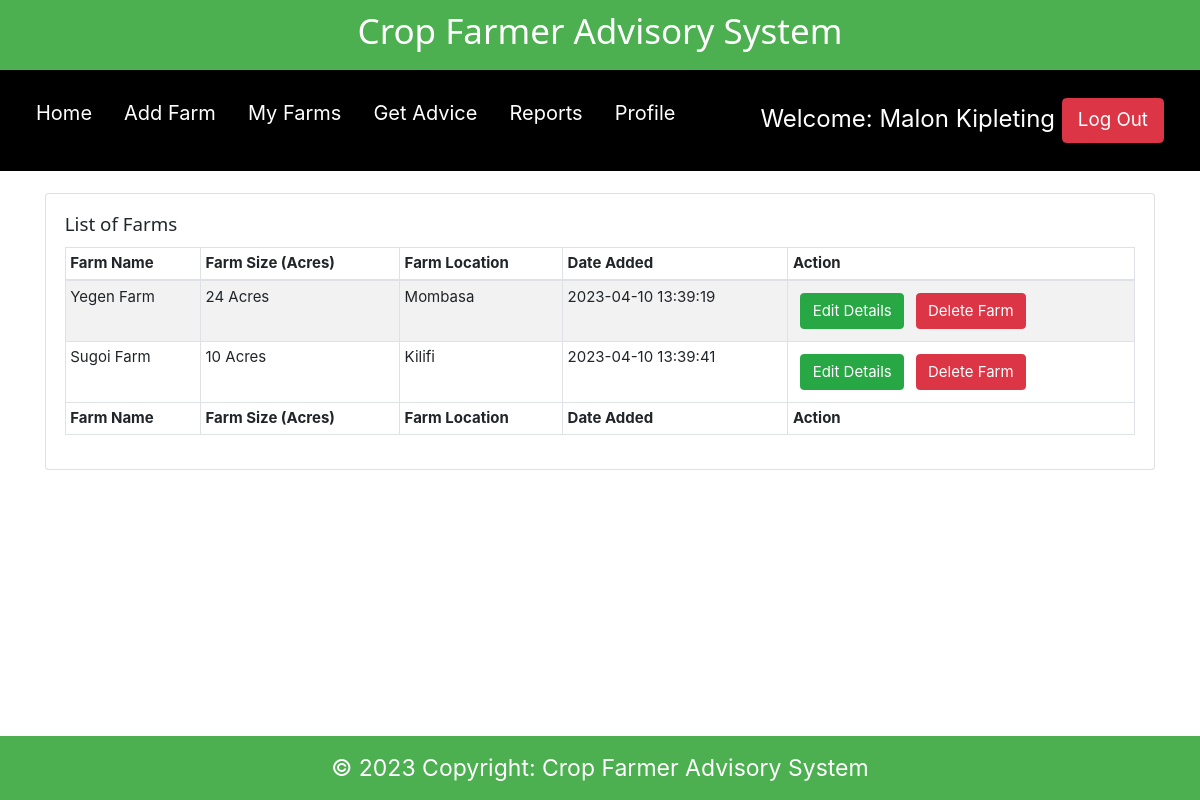
/farms.php (signed in), run on an earlier commit of the app's database.
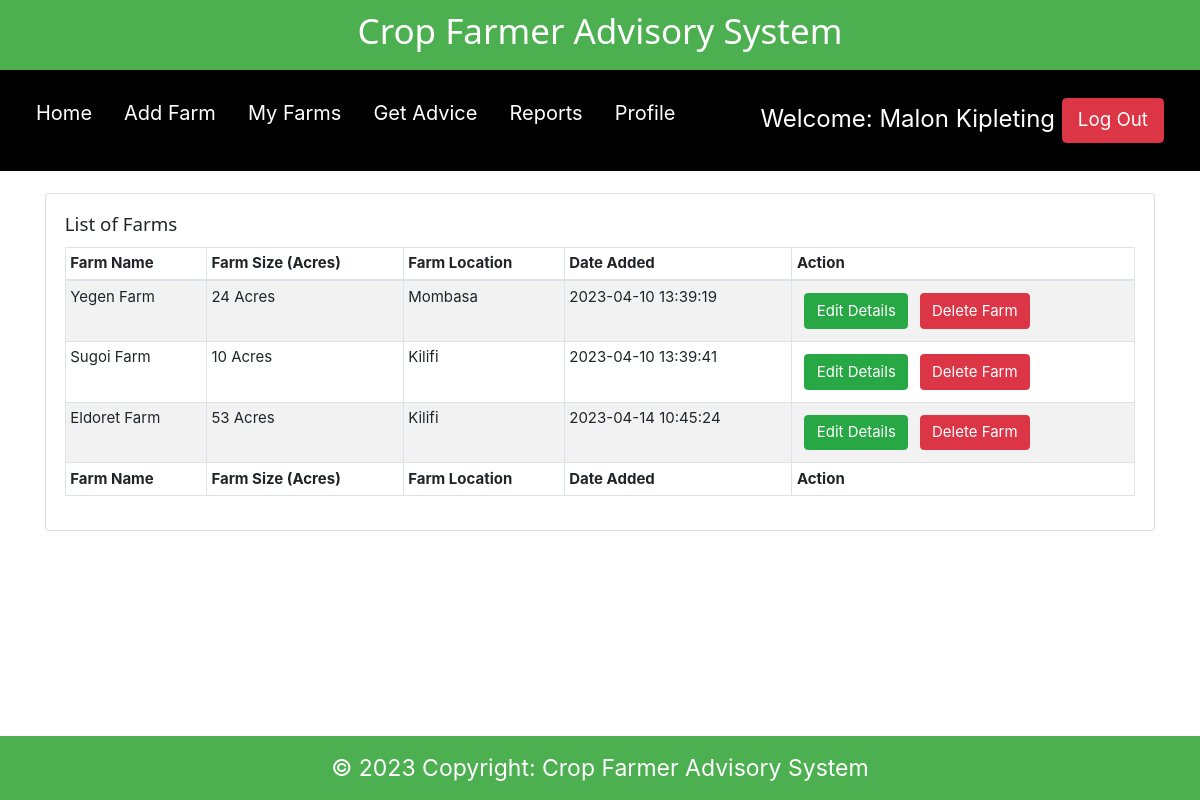
And on a later commit of the database.
### tables this page shows
CREATE TABLE `farm_details` (
  `id` int(11) NOT NULL,
  `farm_id` varchar(255) NOT NULL,
  `farm_name` varchar(255) NOT NULL,
  `farm_location` varchar(255) NOT NULL,
  `farm_size` varchar(100) NOT NULL,
  `soil_id` varchar(255) NOT NULL,
  `date_added` timestamp NOT NULL DEFAULT CURRENT_TIMESTAMP
);

CREATE TABLE `county_details` (
  `id` int(11) NOT NULL,
  `county_id` varchar(20) NOT NULL,
  `county_name` varchar(50) NOT NULL
);

### farms.php (the view, shortened to what this page needs)
<?php
include 'connection.php';
$name =  $_SESSION['farmerFname'] . " ". $_SESSION['farmerLname'];
$farmer_id = $_SESSION['farmerId'];
?>
<!DOCTYPE html>
<html>
<head>
    <?php
include './components/header.php';
?>
</head>
<body>
    <?php
include './components/navbar.php';
?>
    <div class="container">
        <div class="row">
            <div class="col-md-12">
                <div class="card">
                    <div class="card-body">
                        <h5 class="card-title">List of Farms</h5>
                        <table id="dtBasicExample" class="table table-striped table-bordered table-sm" cellspacing="0"
                            width="100%">
                            <thead>
                                <tr>
                                    <th>Farm Name</th>
                                    <th>Farm Size (Acres)</th>
                                    <th>Farm Location</th>
                                    <th>Date Added</th>
                                    <th>Action</th>
                                </tr>
                            </thead>
                            <tbody>
                                <?php
  if($farmer_id){
      $data_fetch_query = "SELECT * FROM `farm_details`
	INNER JOIN farmer_owner_details ON farmer_owner_details.farm_id = farm_details.farm_id
	INNER JOIN county_details ON county_details.county_id = farm_details.farm_location WHERE farmer_owner_details.owner_id = '$farmer_id'";
      $data_result = mysqli_query($db, $data_fetch_query);
      if ($data_result->num_rows > 0){
          while($row = $data_result->fetch_assoc()) {
              $farm_id = $row['farm_id'];
              $farm_name = $row['farm_name'];
              $farm_size = $row['farm_size'];
              $farm_loc = $row['county_id'];
              $farm_location = $row['county_name'];
              $date_created = $row['date_added'];
      echo "<tr> <td>" .$farm_name.  "</td>";
      echo "<td>" .$farm_size." "."Acres"."</td>";
      echo "<td>" .$farm_location."</td>";
      echo "<td>" .$date_created."</td>";
      echo "<td>
      <form method ='POST' action=''>
      <input  type='text' hidden name='Farm_id' value='$farm_id'>
      <input type='submit' data-farm_id='$farm_id'  data-farm_name='$farm_name' data-farm_size='$farm_size' data-farm_location='$farm_loc' value='Edit Details' name='edit-farm-btn' class='btn btn-success edit-farm-modal-btn m-2'>
      <input type='submit' data-id= '$farm_id' value='Delete Farm'  class='btn btn-danger deleteFarmBtn'>
      </form>
      </td> </tr>";
      }
      }else{
      echo "<td>"."No Data Found"."</td>";
      }
      } else{
          echo "<td>"."No farms available"."</td>";
      }
?>
                            </tbody>
                            <tfoot>
                                <tr>
                                    <th>Farm Name</th>
                                    <th>Farm Size (Acres)</th>
                                    <th>Farm Location</th>
                                    <th>Date Added</th>
                                    <th>Action</th>
                                </tr>
                            </tfoot>
                        </table>
                    </div>
                </div>
            </div>
        </div>
        <?php
include './components/footer.php';
            ?>
    </div>
</body>
</html>

### components/header.php (shortened to what this page needs)
 <link rel="stylesheet" href="css/w3css.css">
<link rel="stylesheet" href="./static/bs/css/bootstrap.min.css">
 <link href="css/style.css" rel="stylesheet" type="text/css" />

### components/navbar.php
<div id="">
    <fieldset class="w3-green">
        <div id="">
            <h1 style="font-size:35px; padding:10px">
                <center>Crop Farmer Advisory System<center>
            </h1>
            <div class="w3-bar w3-black" style="padding:20px;font-size:20px;">
                <a href="home.php" class="w3-bar-item w3-button">Home</a>
                <a href="manage.php" class="w3-bar-item w3-button ">Add Farm</a>
                <a href="farms.php" class="w3-bar-item w3-button">My Farms</a>
                <a href="advice.php" class="w3-bar-item w3-button">Get Advice</a>
                <a href="response.php" class="w3-bar-item w3-button">Reports</a>
                <a href="update.php" class="w3-bar-item w3-button">Profile</a>
                <div class="w3-bar-item w3-right" style="font-size:24px">
                    Welcome: <?php echo $name; ?>
                    <a href='logout.php' type="button" class="btn btn-danger btn-lg">Log Out</a>
                </div>
            </div>
        </div>
    </fieldset>
    <br>
</div>

### components/footer.php
<footer class="page-footer font-small blue fixed-bottom w3-green">
    <div class="footer-copyright text-center py-3" style="font-size:23px; padding:15px">© 2023 Copyright:
        <a> Crop Farmer Advisory System</a>
    </div>
</footer>

### css/w3css.css (style rules this page uses)
html { box-sizing:border-box }
*,*:before,*:after { box-sizing:inherit }
html { -ms-text-size-adjust:100%;-webkit-text-size-adjust:100% }
body { margin:0 }
article,aside,details,figcaption,figure,footer,header,main,menu,nav,section,summary { display:block }
a { background-color:transparent;-webkit-text-decoration-skip:objects }
button,input,select,textarea { font:inherit;margin:0 }
button,input { overflow:visible }
button,html [type=button],[type=reset],[type=submit] { -webkit-appearance:button }
fieldset { border:1px solid #c0c0c0;margin:0 2px;padding:.35em .625em .75em }
html,body { font-family:Verdana,sans-serif;font-size:15px;line-height:1.5 }
html { overflow-x:hidden }
h1,h2,h3,h4,h5,h6,.w3-slim,.w3-wide { font-family:"Segoe UI",Arial,sans-serif }
h1 { font-size:36px }
h5 { font-size:18px }
h1,h2,h3,h4,h5,h6 { font-weight:400;margin:10px 0 }
a { color:inherit }
.w3-btn,.w3-btn-block,.w3-button { border:none;display:inline-block;outline:0;padding:6px 16px;vertical-align:middle;overflow:hidden;text-decoration:none!important;color:#fff;background-color:#000;text-align:center;cursor:pointer;white-space:nowrap }
.w3-button { color:#000;background-color:#f1f1f1;padding:8px 16px }
.w3-btn,.w3-btn-floating,.w3-btn-floating-large,.w3-closenav,.w3-opennav,.w3-btn-block,.w3-button { -webkit-touch-callout:none;-webkit-user-select:none;-khtml-user-select:none;-moz-user-select:none;-ms-user-select:none;user-select:none }
.w3-bar { width:100%;overflow:hidden }
.w3-bar .w3-bar-item { padding:8px 16px;float:left;background-color:inherit;color:inherit;width:auto;border:none;outline:none;display:block }
.w3-bar .w3-button { background-color:inherit;color:inherit;white-space:normal }
.w3-container:after,.w3-container:before,.w3-panel:after,.w3-panel:before,.w3-row:after,.w3-row:before,.w3-row-padding:after,.w3-row-padding:before,.w3-cell-row:before,.w3-cell-row:after, .w3-topnav:after,.w3-topnav:before,.w3-clear:after,.w3-clear:before,.w3-btn-group:before,.w3-btn-group:after,.w3-btn-bar:before,.w3-btn-bar:after,.w3-bar:before,.w3-bar:after { content:"";display:table;clear:both }
.w3-right { float:right!important }
.w3-green,.w3-hover-green:hover { color:#fff!important;background-color:#4CAF50!important }
.w3-black,.w3-hover-black:hover { color:#fff!important;background-color:#000!important }

### css/style.css (style rules this page uses)
html { padding: 0; margin: 0; }

What changed in the data, as far as the page shows it:
added farm_details: farm_name "Eldoret Farm", farm_size "53", farm_location.county_name "Kilifi", date_added "2023-04-14 10:45:24"
